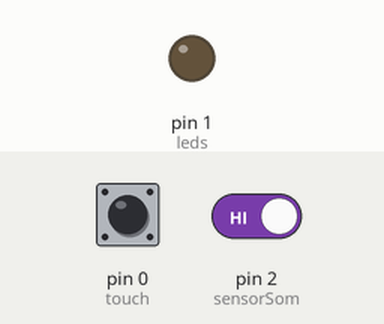
This sketch was run on a simulated Arduino Uno, built with avr-gcc and run on an emulated ATmega328P. On the bench: output pins drawn as LEDs (lit = HIGH). Dashed ring = blinking. The test bench sets the inputs (shaded band); at power-on: pin 2 (sensorSom) HIGH, pin 0 (touch) LOW.

Above: at 1.2 s.
1.3 s: pin 2 (sensorSom) driven LOW
At 1.7 s:
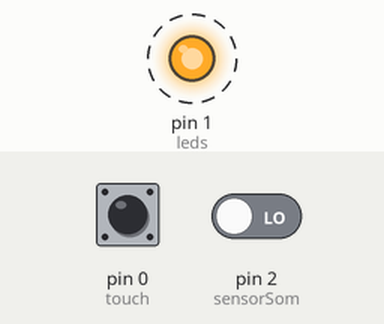
4.3 s: pin 2 (sensorSom) driven HIGH
At 5.3 s:
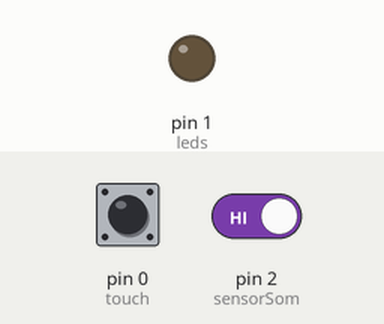
5.8 s: pin 0 (touch) pulled HIGH for 3.2 s
At 9.9 s:
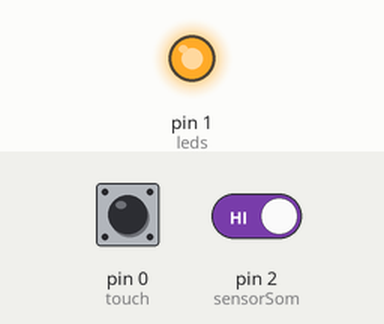
10.5 s: pin 0 (touch) pulled HIGH for 0.15 s
At 11.2 s:
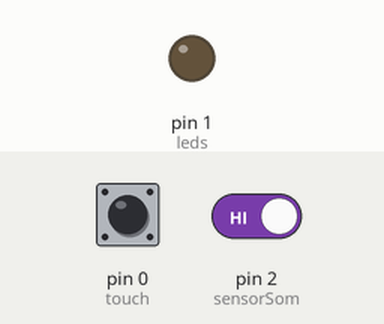
Timing chart, 0 to 13.1 s (numbered marks = the images above; inputs shaded):
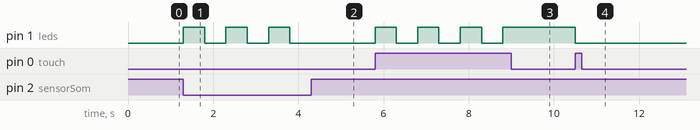

The sketch:

BLOOD.ino
```cpp
int touch = 0;                 // pino do Sensor Touch
int sensorSom = 2;             // pino do sensor de som
int leds = 1;                  // pino dos leds
boolean ledStatus = false;     // variavel que vai "guardar" o status dos leds

void setup() {
  pinMode(touch, INPUT);         // declara pino como uma entrada
  pinMode(sensorSom, INPUT);     // ... também
  pinMode(leds, OUTPUT);         // declara pino como uma saida
  digitalWrite(leds, ledStatus); // mantém os leds desligados na inicialização do Arduino
}// fim do setup

void loop() {

  if (digitalRead(touch) == HIGH || digitalRead(sensorSom) == LOW)// verifica se algum dos sensores foi "disparado", SE sim...
  {
    ledStatus =! ledStatus;        // inverte o status dos leds
    digitalWrite(leds, ledStatus); // executa o acionamento
    delay(500);                    // evita acionamentos multiplos
  }


}// fim do loop
```

Measured:
- after the input at 1.3 s, pin 1 (leds): alternates HIGH for 0.50 s and LOW for 0.50 s, starting at once
- after the input at 4.3 s, pin 1 (leds): stays LOW (without the input it goes to HIGH after 0.00 s)
- after the input at 5.8 s, pin 1 (leds): alternates HIGH for 0.50 s and LOW for 0.50 s, 7 changes in all, then stays HIGH, starting at once
- after the input at 10.5 s, pin 1 (leds): HIGH → LOW at once
